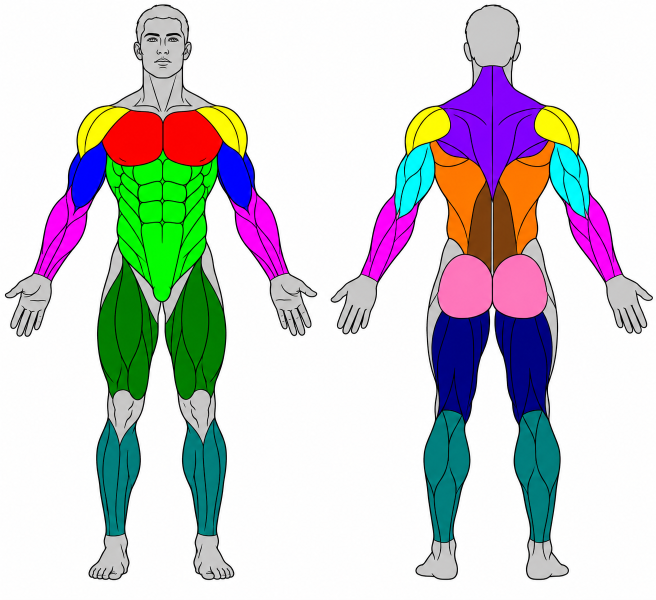
#> input picture art/sheets/muscles.png, 1312 x 1199 px (shown at 1/2 size)
$ python muscles.py
#> lines starting #> are read from the running program, lines starting #| are printed output that depends on the picture
"""art/sheets/muscles.png (flat colour-keyed chart) → res/drawable-nodpi/muscle_idx.png.
Each pixel's red channel holds its class: 0 background, 1 skin, 2 outline, 3+ a muscle (order of MUSCLES);
green holds the line darkness (0..255) so outlines stay smooth. Alpha marks the figure."""
from pathlib import Path
from PIL import Image
ROOT = Path(__file__).resolve().parent.parent
KEYS = [("chest", (255, 0, 0)), ("delts", (255, 255, 0)), ("bi", (0, 0, 255)), ("tri", (0, 255, 255)), ("fore", (255, 0, 255)),
        ("abs", (0, 255, 0)), ("lats", (255, 128, 0)), ("upper", (128, 0, 255)), ("lower", (128, 64, 0)), ("glutes", (255, 128, 192)),
        ("quads", (0, 128, 0)), ("hams", (0, 0, 128)), ("calves", (0, 128, 128))]
MUSCLES = [k for k, _ in KEYS]
im = Image.open(ROOT / "art/sheets/muscles.png").convert("RGB")
#> im is the input picture: PIL image 1312x1199 RGB; mean R, G, B 206.8, 207.4, 208.3
im = im.resize((560, round(im.height * 560 / im.width)), Image.LANCZOS)
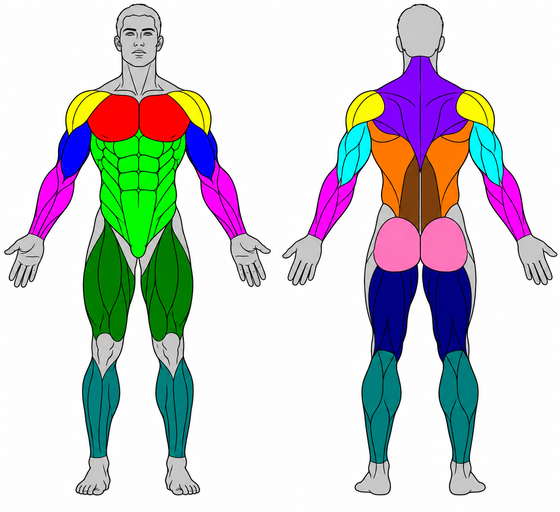
#> im: PIL image 560x512 RGB; mean R, G, B 206.7, 207.3, 208.1
W, H = im.size; px = im.load()
#> after `W, H = im.size`: W = 560; H = 512
out = Image.new("RGBA", (W, H)); op = out.load()
#> after `out = Image.new('RGBA', (W, H))`: out: PIL image 560x512 RGBA; every value is 0
for y in range(H):
    for x in range(W):
        r, g, b = px[x, y]
        lum = (r * 3 + g * 6 + b) / 10
        if r > 235 and g > 235 and b > 235:
            op[x, y] = (0, 0, 0, 0); continue
        best, bd = None, 1e9
        for i, (_, (kr, kg, kb)) in enumerate(KEYS):
            d = (r - kr) ** 2 + (g - kg) ** 2 + (b - kb) ** 2
            if d < bd: best, bd = i, d
        sk = (r - 200) ** 2 + (g - 200) ** 2 + (b - 200) ** 2
        if lum < 70 and max(r, g, b) - min(r, g, b) < 60:
            op[x, y] = (2, int(255 - lum), 0, 255)
        elif bd < 4500 and bd < sk:
            op[x, y] = (3 + best, 0, 0, 255)
        elif max(r, g, b) - min(r, g, b) < 40:
            op[x, y] = (1, int(max(0, 200 - lum)), 0, 255)   # skin, darker near lines
        else:
            op[x, y] = (2, 120, 0, 255)
# lines and stray specks inside a muscle take that muscle's class, keeping their darkness in green,
# so a lit muscle shows its own inner lines in a darker shade of its colour
from collections import Counter
cls = [[op[x, y][0] if op[x, y][3] else 0 for x in range(W)] for y in range(H)]
#> cls = 512 items
for y in range(H):
    for x in range(W):
        c = cls[y][x]
        if c == 0 or c == 1: continue
        cnt = Counter(cls[j][i] for j in range(max(0, y - 3), min(H, y + 4)) for i in range(max(0, x - 3), min(W, x + 4)) if cls[j][i] >= 3)
        if not cnt: continue
        top, n = cnt.most_common(1)[0]
        total = sum(1 for j in range(max(0, y - 3), min(H, y + 4)) for i in range(max(0, x - 3), min(W, x + 4)) if cls[j][i] != 0)
        if c == 2 and n * 10 >= total * 6:
            op[x, y] = (top, op[x, y][1], 0, 255)
        elif c >= 3 and top != c and cnt[c] * 2 < n:
            op[x, y] = (top, 150, 0, 255)
out.save(ROOT / "app/src/main/res/drawable-nodpi/muscle_idx.png")
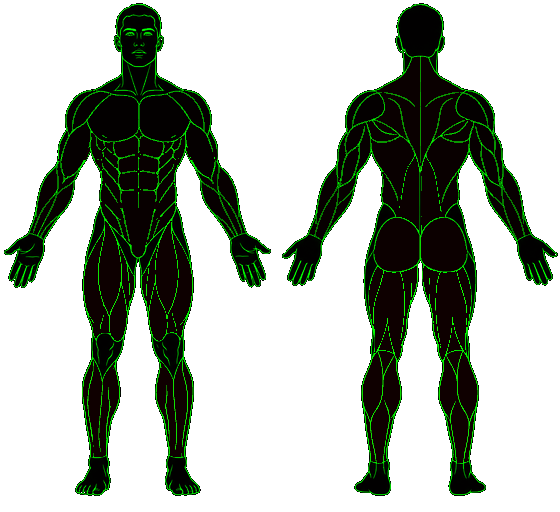
#> saved as muscle_idx.png: PIL image 560x512 RGBA; mean R, G, B, A 2.5, 9.7, 0, 83.5; transparent parts drawn white
print(W, H, MUSCLES)
#| 560 512 ['chest', 'delts', 'bi', 'tri', 'fore', 'abs', 'lats', 'upper', 'lower', 'glutes', 'quads', 'hams', 'calves']
